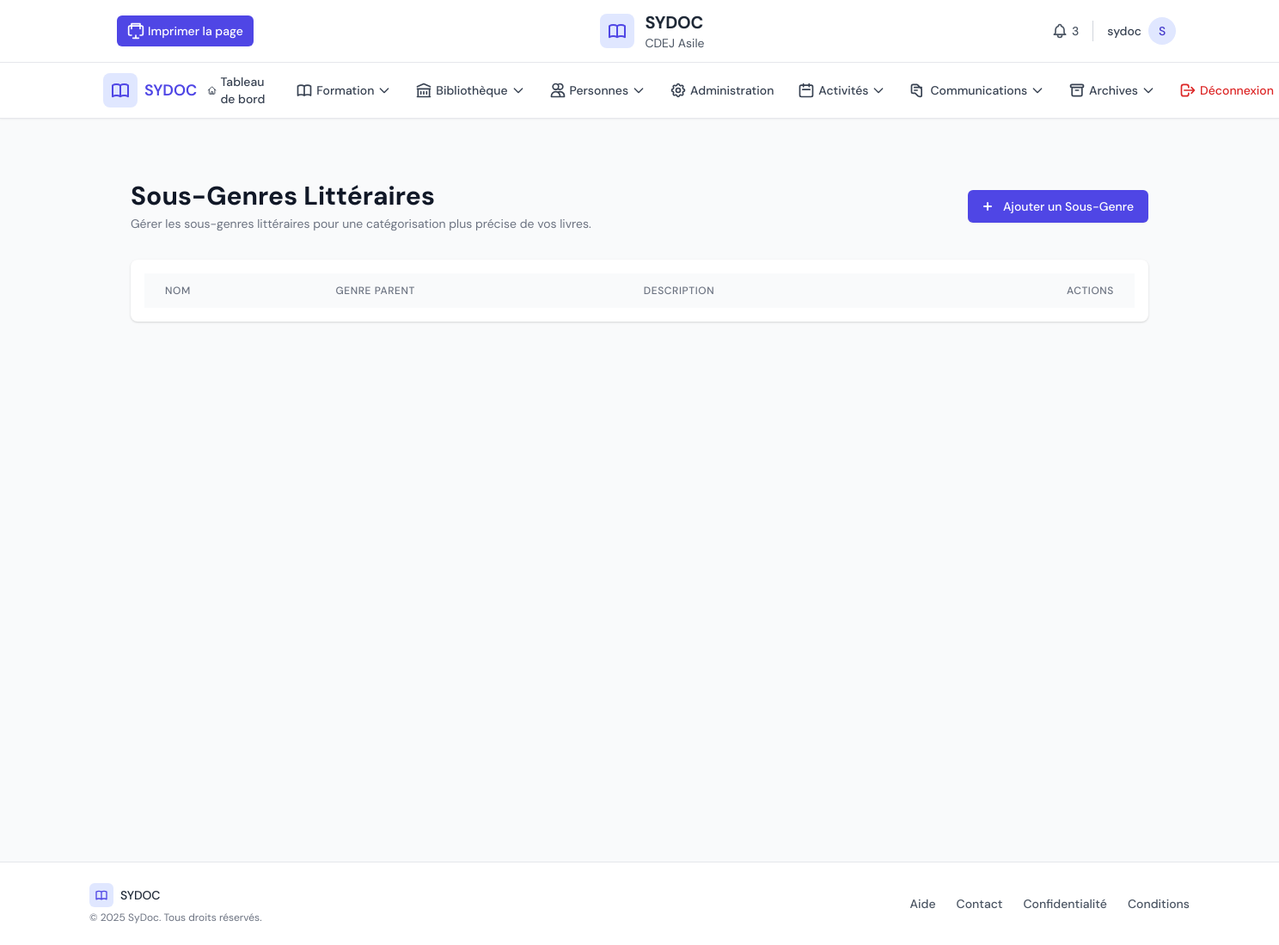
The app's page /center/sub-genres/ (signed in), older data.
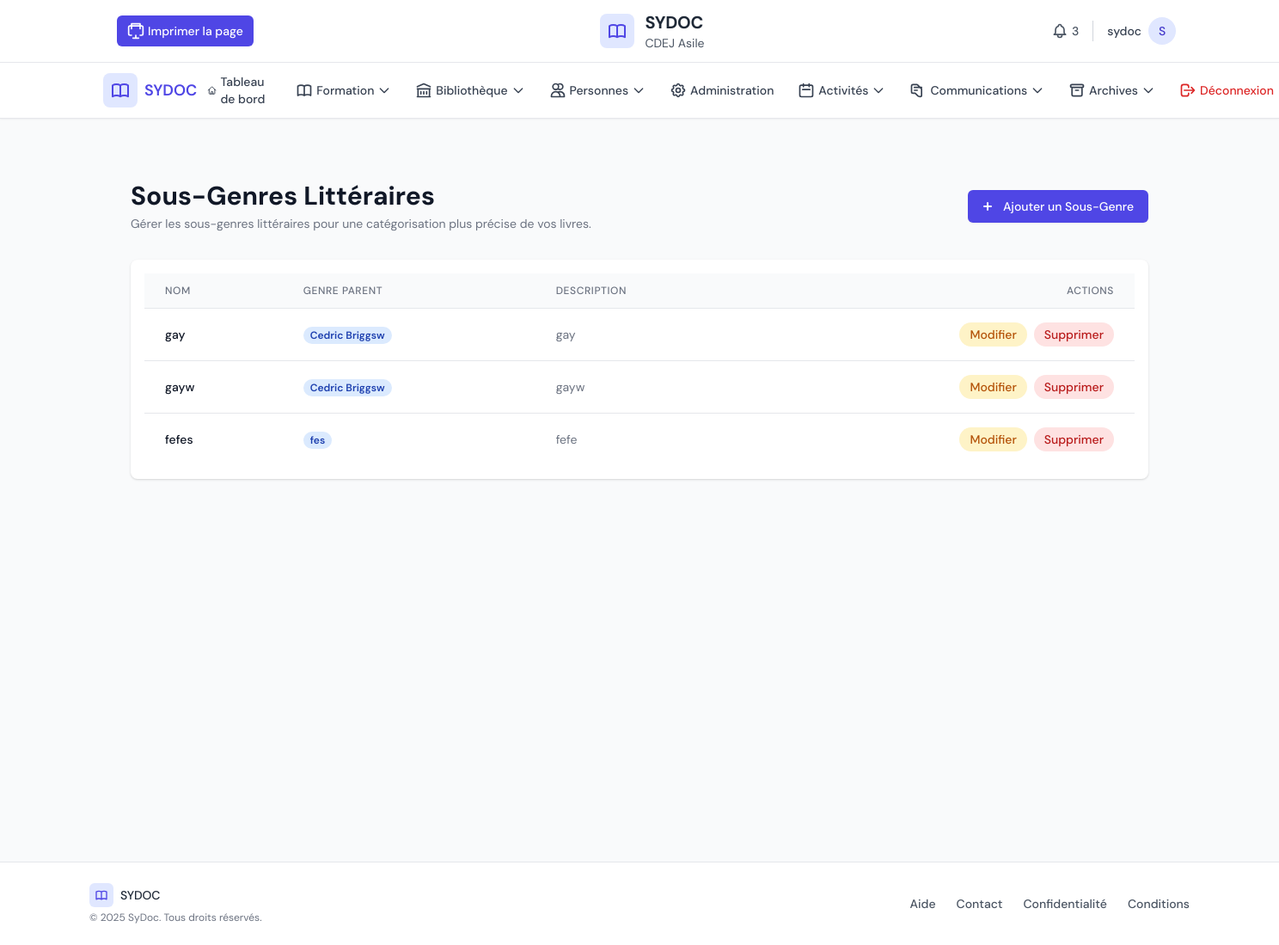
The same page, newer data.
### core/models.py (models this page shows, shortened)
class SubGenre(models.Model):
    genre = models.ForeignKey(LiteraryGenre, on_delete=models.CASCADE, related_name='sous_genres',
                            verbose_name='Genre Littéraire')
    name = models.CharField(max_length=100, verbose_name='Nom du Sous-Genre')
    description = models.TextField(blank=True, verbose_name='Description')
    class Meta:
        verbose_name = 'Sous-Genre'
        verbose_name_plural = 'Sous-Genres'
        ordering = ['genre__name', 'name']
        unique_together = ('genre', 'name')

class LiteraryGenre(models.Model):
    name = models.CharField(max_length=100, unique=True, verbose_name='Nom du Genre Littéraire')
    description = models.TextField(blank=True, verbose_name='Description')
    class Meta:
        verbose_name = 'Genre Littéraire'
        verbose_name_plural = 'Genres Littéraires'
        ordering = ['name']

### center_panel/views.py (the view)
# urls.py: path('sub-genres/', views.subgenre_list, name='subgenres'),
@login_required
def subgenre_list(request):
    current_center = DocumentationCenter.objects.first()
    subgenres = SubGenre.objects.select_related('genre').order_by('genre__name', 'name')
    context = {
        'subgenres': subgenres,
        'current_center': current_center,
    }
    return render(request, 'center_panel/admin/subgenre_list.html', context)

### center_panel/templates/center_panel/admin/subgenre_list.html (shortened to what the changed rows need)
{% extends 'center_panel/base.html' %}
{% load static %}
{% block content %}
<div class="min-h-screen bg-gray-50 py-8 px-4 sm:px-6 lg:px-8">
    <div class="max-w-7xl mx-auto">
        <div class="md:flex md:items-center md:justify-between mb-8">
            <div class="flex-1 min-w-0">
                <h2 class="text-2xl font-bold leading-7 text-gray-900 sm:text-3xl sm:truncate">
                    Sous-Genres Littéraires
                </h2>
            </div>
        </div>
        <div class="bg-white shadow overflow-hidden sm:rounded-lg">
            <div class="p-4">
                <table id="subgenres-table" class="min-w-full divide-y divide-gray-200" data-datatable>
                    <thead class="bg-gray-50">
                        <tr>
                            <th scope="col" class="px-6 py-3 text-left text-xs font-medium text-gray-500 uppercase tracking-wider">
                                Nom
                            </th>
                            <th scope="col" class="px-6 py-3 text-left text-xs font-medium text-gray-500 uppercase tracking-wider">
                                Genre Parent
                            </th>
                            <th scope="col" class="px-6 py-3 text-left text-xs font-medium text-gray-500 uppercase tracking-wider">
                                Description
                            </th>
                            <th scope="col" class="px-6 py-3 text-right text-xs font-medium text-gray-500 uppercase tracking-wider">
                                Actions
                            </th>
                        </tr>
                    </thead>
                    <tbody class="bg-white divide-y divide-gray-200">
                        {% for subgenre in subgenres %}
                        <tr>
                            <td class="px-6 py-4 whitespace-nowrap">
                                <div class="text-sm font-medium text-gray-900">{{ subgenre.name }}</div>
                            </td>
                            <td class="px-6 py-4 whitespace-nowrap">
                                <span class="px-2 inline-flex text-xs leading-5 font-semibold rounded-full bg-blue-100 text-blue-800">
                                    {{ subgenre.genre.name }}
                                </span>
                            </td>
                            <td class="px-6 py-4">
                                <div class="text-sm text-gray-500">{{ subgenre.description|truncatechars:50 }}</div>
                            </td>
                            <td class="px-6 py-4 whitespace-nowrap text-right text-sm font-medium">
                                <div class="flex space-x-2 justify-end">
                                    <a href="{% url 'center_panel:edit_subgenre' subgenre.id %}" class="bg-yellow-100 hover:bg-yellow-200 text-yellow-700 px-3 py-1 rounded-full text-sm font-medium">
                                        Modifier
                                    </a>
                                    <a href="#" class="bg-red-100 hover:bg-red-200 text-red-700 px-3 py-1 rounded-full text-sm font-medium delete-btn" data-id="{{ subgenre.id }}">
                                        Supprimer
                                    </a>
                                </div>
                            </td>
                        </tr>
                        {% endfor %}
                    </tbody>
                </table>
            </div>
        </div>
    </div>
</div>
{% endblock %}

Row changes from the older to the newer data that the page shows:
added SubGenre: name "gay", genre.name "Cedric Briggsw", description "gay"
added SubGenre: name "gayw", genre.name "Cedric Briggsw", description "gayw"
added SubGenre: name "fefes", genre.name "fes", description "fefe"
